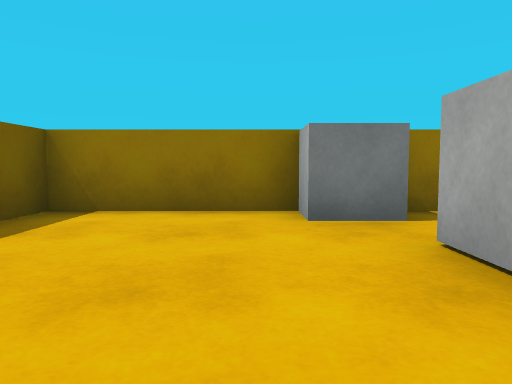
View 1 (above)

15 first-person views from a walk through a 3-D level made in the Unity game engine. The camera is 0.55 m above the floor, tilts 4° down and sees 70° across. The floor is counted in squares, 1 m on a side. Each view is taken from the middle of a square. On the plan, view 1 faces up. The plan holds only what a view shows up to about 9 squares ahead; the rest is blank. The player is left out. Surface patterns are stand-ins for the level's own textures.

View 2
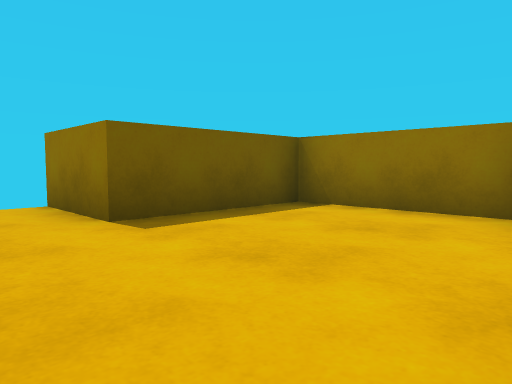

View 3
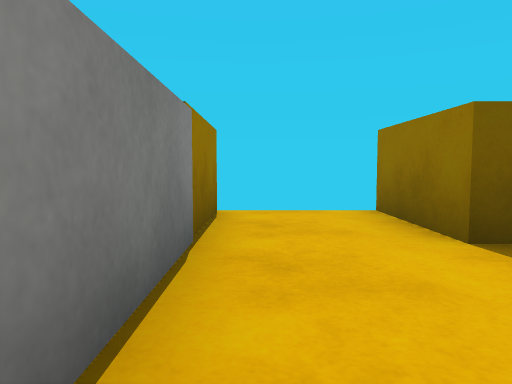

View 4
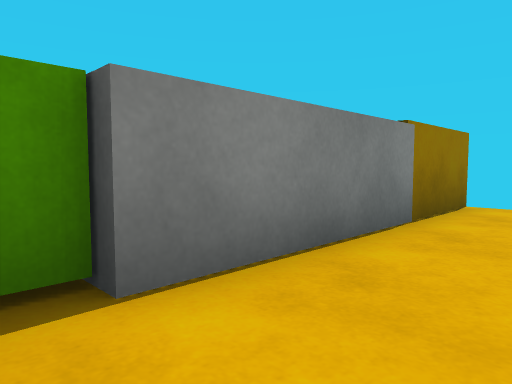

View 5
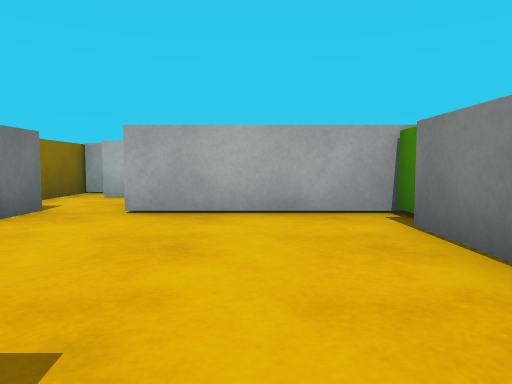

View 6
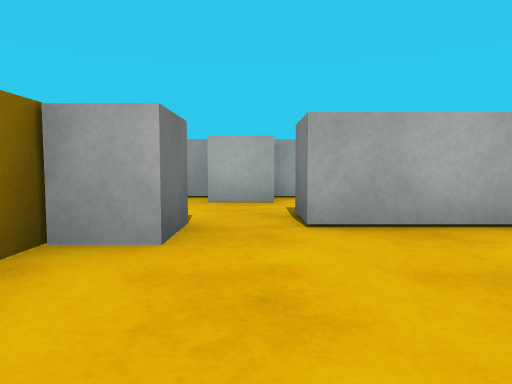

View 7
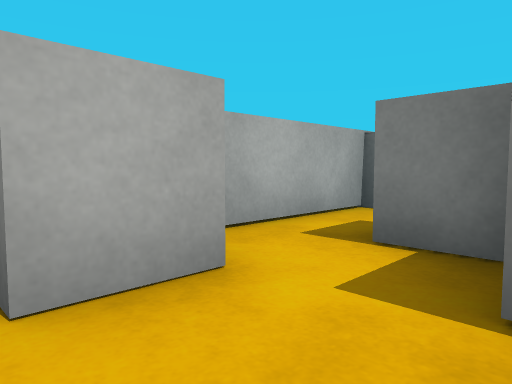

View 8
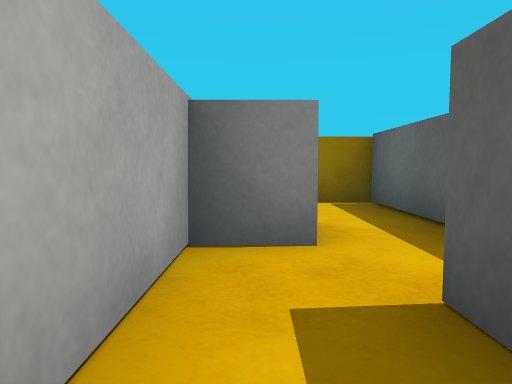

View 9
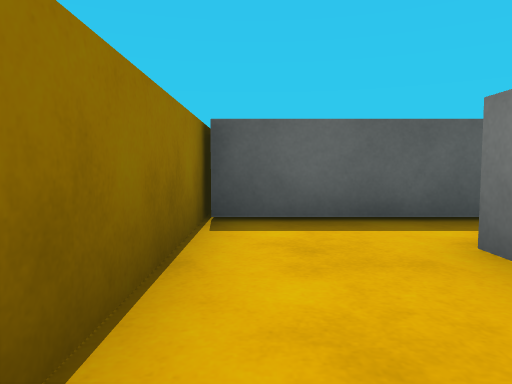

View 10
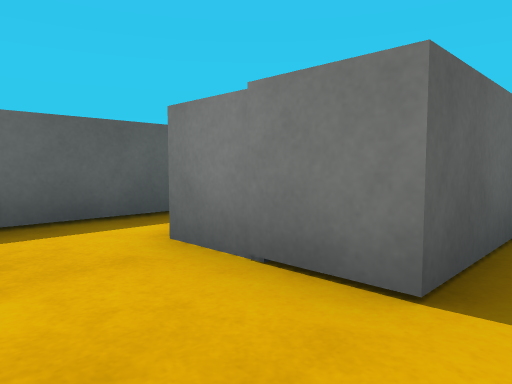

View 11
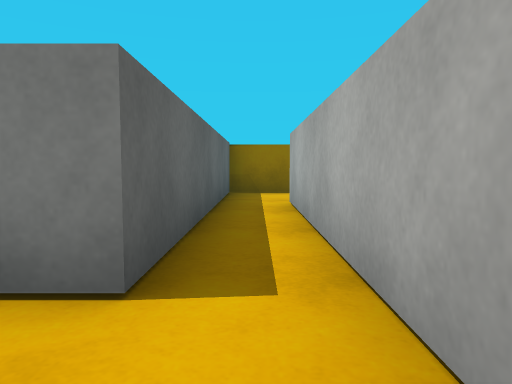

View 12
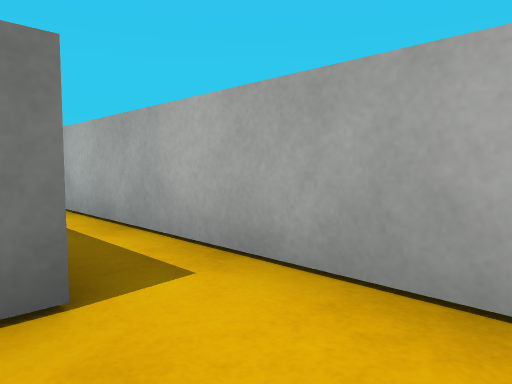

View 13
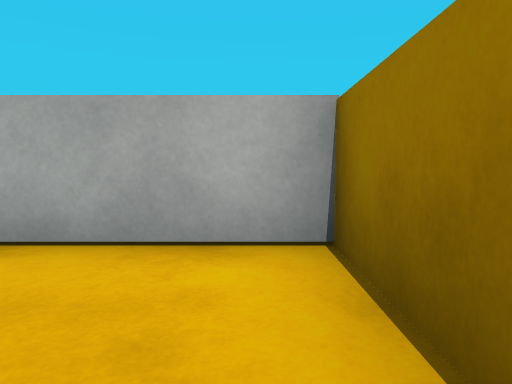

View 14
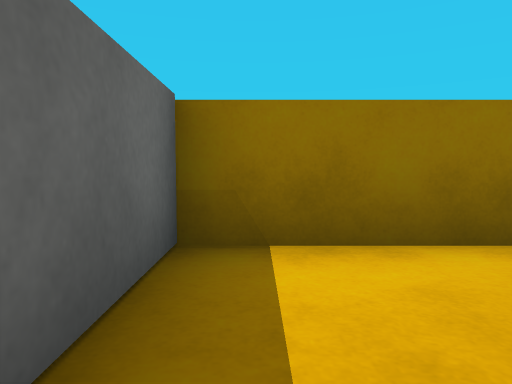

View 15
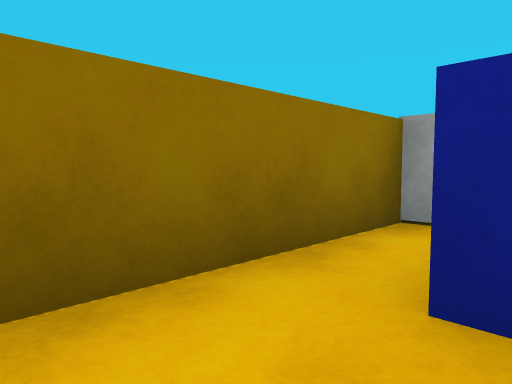

### Floor plan
Ten units are one square. View 1 is at (0, 0); x grows to the right and y downward. Boxes are objects, and circles mark ways between rooms. Rooms are numbered by the first view taken in them; rooms with no view inside come last. Other rooms are left out.
<svg viewBox="-51 -50 131 90">
<path fill="none" stroke="#000" d="M13 5 13 -25M16 -45 -26 -45 -26 -15 -46 -15M-46 5 4 5M23 6 23 35M45 6 45 -45 16 -45M13 -25 24 -25M16 35 45 35M75 -45 55 -45 55 15 45 15M45 35 65 35 65 -25"/>
<rect x="5" y="5" width="10" height="10" fill="#bbb"><title>green cube</title></rect>
<rect x="5" y="-45" width="10" height="10" fill="#bbb"><title>block</title></rect>
<rect x="25" y="-15" width="10" height="10" fill="#bbb"><title>cube</title></rect>
<rect x="35" y="5" width="10" height="10" fill="#bbb"><title>cube</title></rect>
<rect x="35" y="-35" width="10" height="10" fill="#bbb"><title>cube</title></rect>
<circle cx="20" cy="-35" r="3" fill="#2a7"/>
<circle cx="50" cy="25" r="3" fill="#2a7"/>
<text x="-10" y="-20">1</text>
<text x="30" y="-10">2</text>
<text x="60" y="-10">3</text>
</svg>
Room 1 opens to room 2. Room 2 opens to room 3.

Where each view was taken, in squares from view 1:
view 1: 0 up, 0 right, facing up
view 2: 0 up, 1 right, facing up-left
view 3: 0 up, 0 right, facing left
view 4: 1 up, 1 right, facing down-left
view 5: 1 up, 3 left, facing right
view 6: 3 up, 2 left, facing right
view 7: 4 up, 2 right, facing down-right
view 8: 2 up, 4 right, facing down
view 9: 3 down, 6 right, facing left
view 10: 3 down, 6 right, facing up-left
view 11: 3 down, 6 right, facing up
view 12: 3 down, 5 right, facing up-right
view 13: 3 down, 4 right, facing right
view 14: 2 up, 6 right, facing up
view 15: 3 up, 6 right, facing up-right
